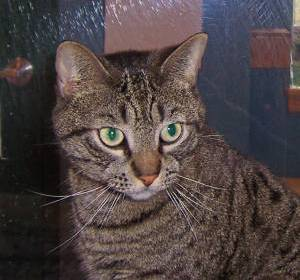
#> input picture Data/train/cats/cat.1.jpg, 300 x 280 px
$ python dense.py
#> lines starting #> are read from the running program, lines starting #| are printed output that depends on the picture
import numpy as np
from PIL import Image
from math import e

class Dense:
    #jumlah unit buat apa ya??
   def __init__(self,input,num_of_units:int,activation_function:str,input_size,output_size):
      self.num_of_units = num_of_units
      self.input = input
      self.activation_function = activation_function
      self.weights = np.random.randn(output_size,input_size)
      self.bias = np.random.randn(output_size,1)

   def computeY(self):
        return np.dot(self.weights,self.input) + self.bias

# [6 lines of commented-out code are left out]
img = np.array(Image.open("../Data/train/cats/cat.1.jpg").resize((150, 150)), dtype=int)
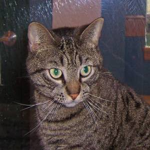
#> img: shape (150, 150, 3) int64; mean R, G, B 78.8, 68.3, 68
model = Dense(img,1,"relu",150,150)
print("weights")
print(model.weights)
#> (printed output is left out)
print("bias")
print(model.bias)
#> (printed output is left out)
print(model.computeY())
#> in computeY, `return np.dot(self.weights,self.input) + self.bias`:
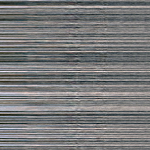
#> returned value: shape (150, 150, 3) float64; mean of channels 0, 1, 2 -34.5, -24, -15.5; drawn with min black and max white
#> (printed output is left out)

$ run again, with Data/train/cats/cat.10.jpg copied over Data/train/cats/cat.1.jpg
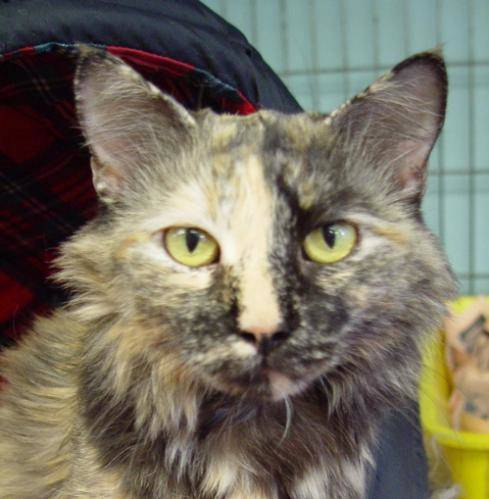
#> input picture Data/train/cats/cat.10.jpg, 489 x 499 px
#> `img = np.array(Image.open("../Data/train/cats/cat.1.jpg").resize((150,..`:
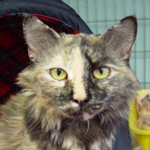
#> img: shape (150, 150, 3) int64; mean R, G, B 117.5, 111.9, 97
#> (printed output is left out)
#> (printed output is left out)
#> in computeY, `return np.dot(self.weights,self.input) + self.bias`:
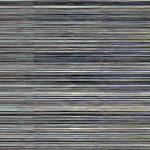
#> returned value: shape (150, 150, 3) float64; mean of channels 0, 1, 2 4.5, 21.9, 20.5; drawn with min black and max white
#> (printed output is left out)

$ run again, with Data/train/cats/cat.102.jpg copied over Data/train/cats/cat.1.jpg
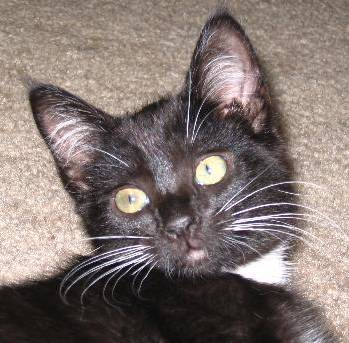
#> input picture Data/train/cats/cat.102.jpg, 349 x 343 px
#> `img = np.array(Image.open("../Data/train/cats/cat.1.jpg").resize((150,..`:
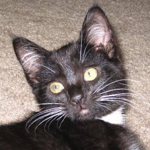
#> img: shape (150, 150, 3) int64; mean R, G, B 128.6, 115.9, 111.8
#> (printed output is left out)
#> (printed output is left out)
#> in computeY, `return np.dot(self.weights,self.input) + self.bias`:
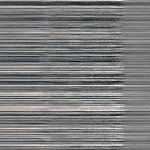
#> returned value: shape (150, 150, 3) float64; mean of channels 0, 1, 2 -1.2, -0.9, -1; drawn with min black and max white
#> (printed output is left out)

$ run again, with Data/train/cats/cat.103.jpg copied over Data/train/cats/cat.1.jpg
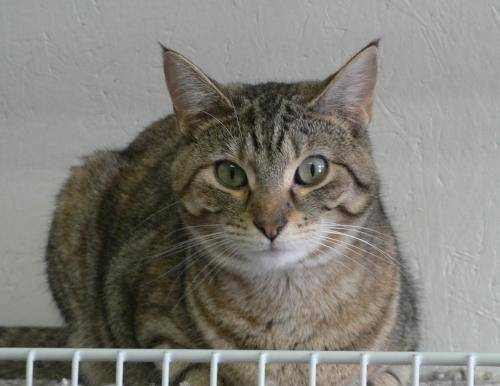
#> input picture Data/train/cats/cat.103.jpg, 500 x 386 px
#> `img = np.array(Image.open("../Data/train/cats/cat.1.jpg").resize((150,..`:
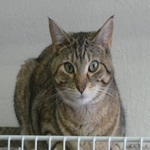
#> img: shape (150, 150, 3) int64; mean R, G, B 128.1, 126.4, 119.5
#> (printed output is left out)
#> (printed output is left out)
#> in computeY, `return np.dot(self.weights,self.input) + self.bias`:
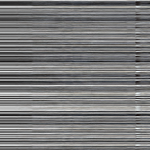
#> returned value: shape (150, 150, 3) float64; mean of channels 0, 1, 2 29.1, 30.9, 39.1; drawn with min black and max white
#> (printed output is left out)
